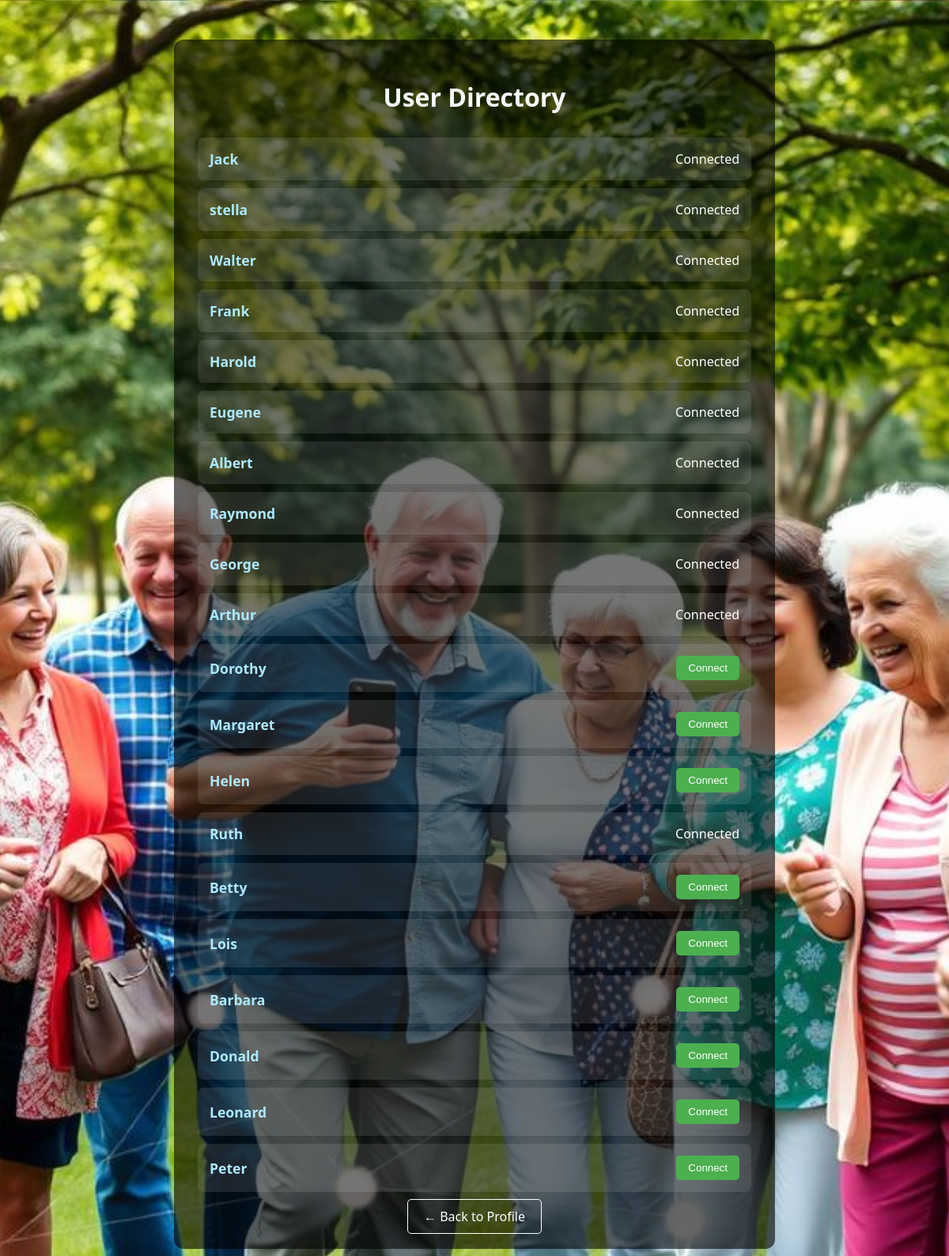
Page /users (signed in) on the committed database.
### tables this page shows
CREATE TABLE users (
                id INTEGER PRIMARY KEY AUTOINCREMENT,
                username TEXT UNIQUE NOT NULL,
                password TEXT NOT NULL
            , age INTEGER, bio TEXT, interests TEXT);

### app.py (the view)
@app.route('/users')
@login_required
def users():
    other_users = User.get_all_except(current_user.id)
    return render_template('user_directory.html', users=other_users, current_user=current_user, is_connected=User.is_connected)

### app.py (called while the page is built)
@login_manager.user_loader
def load_user(user_id):
    return User.get_by_id(user_id)

### models.py (called while the page is built)
    @staticmethod
    def get_by_id(user_id):
        with sqlite3.connect(DB_NAME) as conn:
            c = conn.cursor()
            c.execute("SELECT id, username, password, age, bio, interests FROM users WHERE id = ?", (user_id,))
            row = c.fetchone()
            if row:
                return User(*row)
        return None

    @staticmethod
    def get_all_except(user_id):
        with sqlite3.connect(DB_NAME) as conn:
            c = conn.cursor()
            c.execute("SELECT id, username, password FROM users WHERE id != ?", (user_id,))
            rows = c.fetchall()
            return [User(*row) for row in rows]

    @staticmethod
    def is_connected(user_id, friend_id):
        with sqlite3.connect(DB_NAME) as conn:
            c = conn.cursor()
            c.execute("SELECT 1 FROM connections WHERE user_id = ? AND friend_id = ?", (user_id, friend_id))
            return c.fetchone() is not None

### templates/user_directory.html (shortened to what this page needs)
<!DOCTYPE html>
<html>
<head>
</head>
<body>
    <div class="container">
        <h1>User Directory</h1>
        {% for user in users %}
            <div class="user-card">
                <a class="user-name" href="{{ url_for('view_user', user_id=user.id) }}">
                    {{ user.username }}
                </a>
                {% if not is_connected(current_user.id, user.id) %}
                    <form method="POST" action="{{ url_for('connect', user_id=user.id) }}">
                        <button type="submit">Connect</button>
                    </form>
                {% else %}
                    <span>Connected</span>
                {% endif %}
            </div>
        {% endfor %}
        <div class="back-home">
            <a href="{{ url_for('profile') }}">← Back to Profile</a>
        </div>
    </div>
</body>
</html>

### templates/user_directory.html (style rules this page uses)
body { font-family: 'Segoe UI', sans-serif; background-image: url('/static/bg-users.jpg'); background-size: cover; background-position: center; color: #fff; text-align: center; margin: 0; padding: 0; }
.container { background: rgba(0, 0, 0, 0.6); padding: 30px; margin: 50px auto; max-width: 700px; border-radius: 12px; }
h1 { margin-bottom: 30px; font-size: 2em; color: #f9f9f9; }
.user-card { background: rgba(255, 255, 255, 0.1); margin: 10px 0; padding: 15px; border-radius: 8px; display: flex; justify-content: space-between; align-items: center; }
.user-name { font-size: 1.1em; font-weight: bold; color: #aee9ff; text-decoration: none; transition: color 0.3s ease; }
.user-card form button { background-color: #4CAF50; color: white; border: none; padding: 8px 15px; border-radius: 5px; cursor: pointer; }
.back-home { margin-top: 20px; }
.back-home a { color: #fff; text-decoration: none; padding: 10px 20px; border: 1px solid #fff; border-radius: 5px; transition: 0.3s; }

### rows in the picture
users: username "Jack", shows "Connected"
users: username "stella", shows "Connected"
users: username "Walter", shows "Connected"
users: username "Frank", shows "Connected"
users: username "Harold", shows "Connected"
users: username "Eugene", shows "Connected"
users: username "Albert", shows "Connected"
users: username "Raymond", shows "Connected"
users: username "George", shows "Connected"
users: username "Arthur", shows "Connected"
users: username "Dorothy"
users: username "Margaret"
users: username "Helen"
users: username "Ruth", shows "Connected"
users: username "Betty"
users: username "Lois"
users: username "Barbara"
users: username "Donald"
users: username "Leonard"
users: username "Peter"
